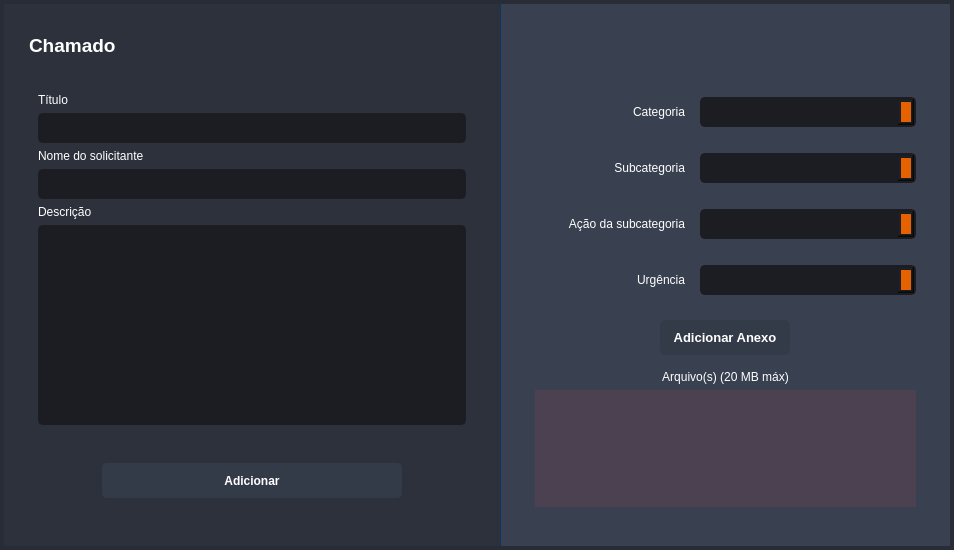
<?xml version="1.0" encoding="UTF-8"?>
<ui version="4.0">
 <class>Form</class>
 <widget class="QWidget" name="Form">
  <property name="geometry">
   <rect>
    <x>0</x>
    <y>0</y>
    <width>954</width>
    <height>550</height>
   </rect>
  </property>
  <property name="minimumSize">
   <size>
    <width>0</width>
    <height>550</height>
   </size>
  </property>
  <property name="windowTitle">
   <string>Form</string>
  </property>
  <property name="styleSheet">
   <string notr="true">background-color: rgb(39, 44, 54);</string>
  </property>
  <layout class="QHBoxLayout" name="horizontalLayout">
   <property name="leftMargin">
    <number>0</number>
   </property>
   <property name="topMargin">
    <number>0</number>
   </property>
   <property name="rightMargin">
    <number>0</number>
   </property>
   <property name="bottomMargin">
    <number>0</number>
   </property>
   <item>
    <widget class="QWidget" name="widget" native="true">
     <property name="minimumSize">
      <size>
       <width>0</width>
       <height>400</height>
      </size>
     </property>
     <property name="styleSheet">
      <string notr="true"/>
     </property>
     <layout class="QHBoxLayout" name="horizontalLayout_2">
      <property name="spacing">
       <number>0</number>
      </property>
      <property name="leftMargin">
       <number>4</number>
      </property>
      <property name="topMargin">
       <number>4</number>
      </property>
      <property name="rightMargin">
       <number>4</number>
      </property>
      <property name="bottomMargin">
       <number>4</number>
      </property>
      <item>
       <widget class="QFrame" name="frame_2">
        <property name="minimumSize">
         <size>
          <width>450</width>
          <height>0</height>
         </size>
        </property>
        <property name="styleSheet">
         <string notr="true">QFrame{
	border:none;
	border-radius: 0px;
background-color: rgb(44, 49, 60);

}

QLabel {
	color: black;
	border: none;
}</string>
        </property>
        <property name="frameShape">
         <enum>QFrame::StyledPanel</enum>
        </property>
        <property name="frameShadow">
         <enum>QFrame::Raised</enum>
        </property>
        <layout class="QVBoxLayout" name="verticalLayout">
         <property name="leftMargin">
          <number>25</number>
         </property>
         <property name="topMargin">
          <number>30</number>
         </property>
         <property name="rightMargin">
          <number>25</number>
         </property>
         <property name="bottomMargin">
          <number>30</number>
         </property>
         <item>
          <widget class="QLabel" name="label">
           <property name="maximumSize">
            <size>
             <width>16777215</width>
             <height>25</height>
            </size>
           </property>
           <property name="font">
            <font>
             <pointsize>14</pointsize>
             <weight>75</weight>
             <bold>true</bold>
            </font>
           </property>
           <property name="styleSheet">
            <string notr="true">color: white;
</string>
           </property>
           <property name="text">
            <string>Chamado</string>
           </property>
          </widget>
         </item>
         <item>
          <widget class="QFrame" name="frame_4">
           <property name="styleSheet">
            <string notr="true">QFrame{
	border-left: none;
	border-radius: 0px;
	border: none;
}

QLineEdit {
	padding-left: 10px;
}


QComboBox {
	border-radius: 3px;
	border: 1px solid rgb(222, 221, 218);
	color: black;
	padding-left: 10px;
}

QComboBox::down-arrow {
	background-color: rgb(230, 97, 0);
}

QDateEdit {
	border-radius: 3px;
	border: 1px solid rgb(222, 221, 218);
	color: black;
	padding-left: 10px;
}

QDateEdit::down-arrow {
	background-color: rgb(230, 97, 0);
}</string>
           </property>
           <property name="frameShape">
            <enum>QFrame::StyledPanel</enum>
           </property>
           <property name="frameShadow">
            <enum>QFrame::Raised</enum>
           </property>
           <layout class="QVBoxLayout" name="verticalLayout_2">
            <property name="topMargin">
             <number>30</number>
            </property>
            <item>
             <widget class="QLabel" name="label_4">
              <property name="minimumSize">
               <size>
                <width>150</width>
                <height>0</height>
               </size>
              </property>
              <property name="maximumSize">
               <size>
                <width>150</width>
                <height>25</height>
               </size>
              </property>
              <property name="styleSheet">
               <string notr="true">color: white;
</string>
              </property>
              <property name="text">
               <string>Título</string>
              </property>
              <property name="alignment">
               <set>Qt::AlignLeading|Qt::AlignLeft|Qt::AlignVCenter</set>
              </property>
             </widget>
            </item>
            <item>
             <widget class="QLineEdit" name="lb_titulo">
              <property name="minimumSize">
               <size>
                <width>0</width>
                <height>30</height>
               </size>
              </property>
              <property name="maximumSize">
               <size>
                <width>500</width>
                <height>40</height>
               </size>
              </property>
              <property name="styleSheet">
               <string notr="true">	background-color: rgb(27, 29, 35);
	border-radius: 5px;
	border: 2px solid rgb(27, 29, 35);
	padding-left: 10px;
color:white;</string>
              </property>
              <property name="text">
               <string/>
              </property>
             </widget>
            </item>
            <item>
             <widget class="QLabel" name="label_6">
              <property name="minimumSize">
               <size>
                <width>150</width>
                <height>0</height>
               </size>
              </property>
              <property name="maximumSize">
               <size>
                <width>150</width>
                <height>25</height>
               </size>
              </property>
              <property name="styleSheet">
               <string notr="true">color: white;
</string>
              </property>
              <property name="text">
               <string>Nome do solicitante</string>
              </property>
              <property name="alignment">
               <set>Qt::AlignLeading|Qt::AlignLeft|Qt::AlignVCenter</set>
              </property>
             </widget>
            </item>
            <item>
             <widget class="QLineEdit" name="lineEdit_nome">
              <property name="minimumSize">
               <size>
                <width>0</width>
                <height>30</height>
               </size>
              </property>
              <property name="maximumSize">
               <size>
                <width>500</width>
                <height>40</height>
               </size>
              </property>
              <property name="styleSheet">
               <string notr="true">	background-color: rgb(27, 29, 35);
	border-radius: 5px;
	border: 2px solid rgb(27, 29, 35);
	padding-left: 10px;
color:white;</string>
              </property>
              <property name="text">
               <string/>
              </property>
             </widget>
            </item>
            <item>
             <widget class="QLabel" name="label_5">
              <property name="minimumSize">
               <size>
                <width>150</width>
                <height>0</height>
               </size>
              </property>
              <property name="maximumSize">
               <size>
                <width>150</width>
                <height>25</height>
               </size>
              </property>
              <property name="styleSheet">
               <string notr="true">color: white;
</string>
              </property>
              <property name="text">
               <string>Descrição</string>
              </property>
              <property name="alignment">
               <set>Qt::AlignLeading|Qt::AlignLeft|Qt::AlignVCenter</set>
              </property>
             </widget>
            </item>
            <item>
             <widget class="QPlainTextEdit" name="txt_descricao">
              <property name="minimumSize">
               <size>
                <width>0</width>
                <height>200</height>
               </size>
              </property>
              <property name="maximumSize">
               <size>
                <width>16777215</width>
                <height>400</height>
               </size>
              </property>
              <property name="styleSheet">
               <string notr="true">	background-color: rgb(27, 29, 35);
	border-radius: 5px;
	border: 2px solid rgb(27, 29, 35);
	padding-left: 10px;
color:white;</string>
              </property>
             </widget>
            </item>
            <item>
             <spacer name="verticalSpacer">
              <property name="orientation">
               <enum>Qt::Vertical</enum>
              </property>
              <property name="sizeHint" stdset="0">
               <size>
                <width>20</width>
                <height>40</height>
               </size>
              </property>
             </spacer>
            </item>
            <item>
             <widget class="QFrame" name="frame">
              <property name="frameShape">
               <enum>QFrame::StyledPanel</enum>
              </property>
              <property name="frameShadow">
               <enum>QFrame::Raised</enum>
              </property>
              <layout class="QHBoxLayout" name="horizontalLayout_3">
               <item>
                <widget class="QPushButton" name="btn_adicionar">
                 <property name="minimumSize">
                  <size>
                   <width>0</width>
                   <height>35</height>
                  </size>
                 </property>
                 <property name="maximumSize">
                  <size>
                   <width>300</width>
                   <height>35</height>
                  </size>
                 </property>
                 <property name="font">
                  <font>
                   <weight>75</weight>
                   <bold>true</bold>
                  </font>
                 </property>
                 <property name="styleSheet">
                  <string notr="true">QPushButton {
	border: 2px solid rgb(52, 59, 72);
	border-radius: 5px;	
	background-color: rgb(52, 59, 72);
color: white;

}
QPushButton:hover {
	background-color: rgb(57, 65, 80);
	border: 2px solid rgb(61, 70, 86);
}
QPushButton:pressed {	
	background-color: rgb(35, 40, 49);
	border: 2px solid rgb(43, 50, 61);
}</string>
                 </property>
                 <property name="text">
                  <string>Adicionar</string>
                 </property>
                </widget>
               </item>
              </layout>
             </widget>
            </item>
           </layout>
          </widget>
         </item>
        </layout>
       </widget>
      </item>
      <item>
       <widget class="QFrame" name="frame_3">
        <property name="minimumSize">
         <size>
          <width>450</width>
          <height>1</height>
         </size>
        </property>
        <property name="maximumSize">
         <size>
          <width>450</width>
          <height>16777215</height>
         </size>
        </property>
        <property name="styleSheet">
         <string notr="true">QFrame{
	border:none;
	border-radius: 0px;
	
background-color: rgb(57, 65, 80);
border-left: 1px solid rgb(11, 54, 106)

}

QLabel {
	color: black;
	border: none;
}</string>
        </property>
        <property name="frameShape">
         <enum>QFrame::StyledPanel</enum>
        </property>
        <property name="frameShadow">
         <enum>QFrame::Raised</enum>
        </property>
        <layout class="QVBoxLayout" name="verticalLayout_3">
         <property name="leftMargin">
          <number>25</number>
         </property>
         <property name="topMargin">
          <number>30</number>
         </property>
         <property name="rightMargin">
          <number>25</number>
         </property>
         <property name="bottomMargin">
          <number>30</number>
         </property>
         <item>
          <widget class="QFrame" name="frame_5">
           <property name="styleSheet">
            <string notr="true">QFrame{
	border-left: none;
	border-radius: 0px;
	border: none;
}

QLineEdit {
	padding-left: 10px;
}

QComboBox {
	border-radius: 3px;
	border: 1px solid rgb(222, 221, 218);
	color: black;
	padding-left: 10px;
}

QComboBox::down-arrow {
	background-color: rgb(230, 97, 0);
}

QDateEdit {
	border-radius: 3px;
	border: 1px solid rgb(222, 221, 218);
	color: black;
	padding-left: 10px;
}

QDateEdit::down-arrow {
	background-color: rgb(230, 97, 0);
}</string>
           </property>
           <property name="frameShape">
            <enum>QFrame::StyledPanel</enum>
           </property>
           <property name="frameShadow">
            <enum>QFrame::Raised</enum>
           </property>
           <layout class="QVBoxLayout" name="verticalLayout_4">
            <property name="topMargin">
             <number>25</number>
            </property>
            <item>
             <widget class="QLabel" name="label_2">
              <property name="maximumSize">
               <size>
                <width>16777215</width>
                <height>25</height>
               </size>
              </property>
              <property name="font">
               <font>
                <pointsize>14</pointsize>
                <weight>75</weight>
                <bold>true</bold>
               </font>
              </property>
              <property name="text">
               <string/>
              </property>
             </widget>
            </item>
            <item>
             <widget class="QFrame" name="frame_12">
              <property name="minimumSize">
               <size>
                <width>0</width>
                <height>50</height>
               </size>
              </property>
              <property name="maximumSize">
               <size>
                <width>16777215</width>
                <height>50</height>
               </size>
              </property>
              <property name="styleSheet">
               <string notr="true">QFrame{
	border-left: none;
	border-radius: 0px;
}</string>
              </property>
              <property name="frameShape">
               <enum>QFrame::StyledPanel</enum>
              </property>
              <property name="frameShadow">
               <enum>QFrame::Raised</enum>
              </property>
              <layout class="QHBoxLayout" name="horizontalLayout_12">
               <property name="spacing">
                <number>15</number>
               </property>
               <property name="leftMargin">
                <number>0</number>
               </property>
               <property name="topMargin">
                <number>0</number>
               </property>
               <property name="rightMargin">
                <number>0</number>
               </property>
               <property name="bottomMargin">
                <number>0</number>
               </property>
               <item>
                <widget class="QLabel" name="label_11">
                 <property name="minimumSize">
                  <size>
                   <width>150</width>
                   <height>0</height>
                  </size>
                 </property>
                 <property name="maximumSize">
                  <size>
                   <width>150</width>
                   <height>25</height>
                  </size>
                 </property>
                 <property name="styleSheet">
                  <string notr="true">color: white;
</string>
                 </property>
                 <property name="text">
                  <string>Categoria</string>
                 </property>
                 <property name="alignment">
                  <set>Qt::AlignRight|Qt::AlignTrailing|Qt::AlignVCenter</set>
                 </property>
                </widget>
               </item>
               <item>
                <widget class="QComboBox" name="cb_categoria">
                 <property name="minimumSize">
                  <size>
                   <width>0</width>
                   <height>30</height>
                  </size>
                 </property>
                 <property name="maximumSize">
                  <size>
                   <width>16777215</width>
                   <height>30</height>
                  </size>
                 </property>
                 <property name="styleSheet">
                  <string notr="true">	background-color: rgb(27, 29, 35);
	border-radius: 5px;
	border: 2px solid rgb(27, 29, 35);
	padding-left: 10px;
color:white;</string>
                 </property>
                </widget>
               </item>
              </layout>
             </widget>
            </item>
            <item>
             <widget class="QFrame" name="frame_9">
              <property name="minimumSize">
               <size>
                <width>0</width>
                <height>50</height>
               </size>
              </property>
              <property name="maximumSize">
               <size>
                <width>16777215</width>
                <height>50</height>
               </size>
              </property>
              <property name="styleSheet">
               <string notr="true">QFrame{
	border-left: none;
	border-radius: 0px;
}</string>
              </property>
              <property name="frameShape">
               <enum>QFrame::StyledPanel</enum>
              </property>
              <property name="frameShadow">
               <enum>QFrame::Raised</enum>
              </property>
              <layout class="QHBoxLayout" name="horizontalLayout_8">
               <property name="spacing">
                <number>15</number>
               </property>
               <property name="leftMargin">
                <number>0</number>
               </property>
               <property name="topMargin">
                <number>0</number>
               </property>
               <property name="rightMargin">
                <number>0</number>
               </property>
               <property name="bottomMargin">
                <number>0</number>
               </property>
               <item>
                <widget class="QLabel" name="label_7">
                 <property name="minimumSize">
                  <size>
                   <width>150</width>
                   <height>0</height>
                  </size>
                 </property>
                 <property name="maximumSize">
                  <size>
                   <width>150</width>
                   <height>25</height>
                  </size>
                 </property>
                 <property name="styleSheet">
                  <string notr="true">color: white;
</string>
                 </property>
                 <property name="text">
                  <string>Subcategoria</string>
                 </property>
                 <property name="alignment">
                  <set>Qt::AlignRight|Qt::AlignTrailing|Qt::AlignVCenter</set>
                 </property>
                </widget>
               </item>
               <item>
                <widget class="QComboBox" name="cb_subcategoria">
                 <property name="minimumSize">
                  <size>
                   <width>0</width>
                   <height>30</height>
                  </size>
                 </property>
                 <property name="maximumSize">
                  <size>
                   <width>16777215</width>
                   <height>30</height>
                  </size>
                 </property>
                 <property name="styleSheet">
                  <string notr="true">	background-color: rgb(27, 29, 35);
	border-radius: 5px;
	border: 2px solid rgb(27, 29, 35);
	padding-left: 10px;
color:white;</string>
                 </property>
                </widget>
               </item>
              </layout>
             </widget>
            </item>
            <item>
             <widget class="QFrame" name="frame_11">
              <property name="minimumSize">
               <size>
                <width>0</width>
                <height>50</height>
               </size>
              </property>
              <property name="maximumSize">
               <size>
                <width>16777215</width>
                <height>50</height>
               </size>
              </property>
              <property name="styleSheet">
               <string notr="true">QFrame{
	border-left: none;
	border-radius: 0px;
}</string>
              </property>
              <property name="frameShape">
               <enum>QFrame::StyledPanel</enum>
              </property>
              <property name="frameShadow">
               <enum>QFrame::Raised</enum>
              </property>
              <layout class="QHBoxLayout" name="horizontalLayout_11">
               <property name="spacing">
                <number>15</number>
               </property>
               <property name="leftMargin">
                <number>0</number>
               </property>
               <property name="topMargin">
                <number>0</number>
               </property>
               <property name="rightMargin">
                <number>0</number>
               </property>
               <property name="bottomMargin">
                <number>0</number>
               </property>
               <item>
                <widget class="QLabel" name="label_10">
                 <property name="minimumSize">
                  <size>
                   <width>150</width>
                   <height>0</height>
                  </size>
                 </property>
                 <property name="maximumSize">
                  <size>
                   <width>150</width>
                   <height>25</height>
                  </size>
                 </property>
                 <property name="styleSheet">
                  <string notr="true">color: white;
</string>
                 </property>
                 <property name="text">
                  <string>Ação da subcategoria</string>
                 </property>
                 <property name="alignment">
                  <set>Qt::AlignRight|Qt::AlignTrailing|Qt::AlignVCenter</set>
                 </property>
                </widget>
               </item>
               <item>
                <widget class="QComboBox" name="cb_action_subcategoria">
                 <property name="minimumSize">
                  <size>
                   <width>0</width>
                   <height>30</height>
                  </size>
                 </property>
                 <property name="maximumSize">
                  <size>
                   <width>16777215</width>
                   <height>30</height>
                  </size>
                 </property>
                 <property name="styleSheet">
                  <string notr="true">	background-color: rgb(27, 29, 35);
	border-radius: 5px;
	border: 2px solid rgb(27, 29, 35);
	padding-left: 10px;
color:white;</string>
                 </property>
                </widget>
               </item>
              </layout>
             </widget>
            </item>
            <item>
             <widget class="QFrame" name="frame_10">
              <property name="minimumSize">
               <size>
                <width>0</width>
                <height>50</height>
               </size>
              </property>
              <property name="maximumSize">
               <size>
                <width>16777215</width>
                <height>50</height>
               </size>
              </property>
              <property name="styleSheet">
               <string notr="true">QFrame{
	border-left: none;
	border-radius: 0px;
}</string>
              </property>
              <property name="frameShape">
               <enum>QFrame::StyledPanel</enum>
              </property>
              <property name="frameShadow">
               <enum>QFrame::Raised</enum>
              </property>
              <layout class="QHBoxLayout" name="horizontalLayout_9">
               <property name="spacing">
                <number>15</number>
               </property>
               <property name="leftMargin">
                <number>0</number>
               </property>
               <property name="topMargin">
                <number>0</number>
               </property>
               <property name="rightMargin">
                <number>0</number>
               </property>
               <property name="bottomMargin">
                <number>0</number>
               </property>
               <item>
                <widget class="QLabel" name="label_8">
                 <property name="minimumSize">
                  <size>
                   <width>150</width>
                   <height>0</height>
                  </size>
                 </property>
                 <property name="maximumSize">
                  <size>
                   <width>150</width>
                   <height>25</height>
                  </size>
                 </property>
                 <property name="styleSheet">
                  <string notr="true">color: white;
</string>
                 </property>
                 <property name="text">
                  <string>Urgência</string>
                 </property>
                 <property name="alignment">
                  <set>Qt::AlignRight|Qt::AlignTrailing|Qt::AlignVCenter</set>
                 </property>
                </widget>
               </item>
               <item>
                <widget class="QComboBox" name="cb_urgencia">
                 <property name="minimumSize">
                  <size>
                   <width>0</width>
                   <height>30</height>
                  </size>
                 </property>
                 <property name="maximumSize">
                  <size>
                   <width>16777215</width>
                   <height>30</height>
                  </size>
                 </property>
                 <property name="styleSheet">
                  <string notr="true">	background-color: rgb(27, 29, 35);
	border-radius: 5px;
	border: 2px solid rgb(27, 29, 35);
	padding-left: 10px;
color:white;</string>
                 </property>
                </widget>
               </item>
              </layout>
             </widget>
            </item>
            <item>
             <widget class="QFrame" name="frame_6">
              <property name="frameShape">
               <enum>QFrame::StyledPanel</enum>
              </property>
              <property name="frameShadow">
               <enum>QFrame::Raised</enum>
              </property>
              <layout class="QHBoxLayout" name="horizontalLayout_4">
               <item>
                <widget class="QPushButton" name="btn_anexo">
                 <property name="minimumSize">
                  <size>
                   <width>130</width>
                   <height>35</height>
                  </size>
                 </property>
                 <property name="maximumSize">
                  <size>
                   <width>130</width>
                   <height>35</height>
                  </size>
                 </property>
                 <property name="font">
                  <font>
                   <pointsize>10</pointsize>
                   <weight>75</weight>
                   <bold>true</bold>
                  </font>
                 </property>
                 <property name="styleSheet">
                  <string notr="true">QPushButton {
	border: 2px solid rgb(52, 59, 72);
	border-radius: 5px;	
	background-color: rgb(52, 59, 72);
color: white;

}
QPushButton:hover {
	background-color: rgb(57, 65, 80);
	border: 2px solid rgb(61, 70, 86);
}
QPushButton:pressed {	
	background-color: rgb(35, 40, 49);
	border: 2px solid rgb(43, 50, 61);
}</string>
                 </property>
                 <property name="text">
                  <string>Adicionar Anexo</string>
                 </property>
                </widget>
               </item>
              </layout>
             </widget>
            </item>
            <item>
             <widget class="QLabel" name="label_3">
              <property name="font">
               <font>
                <weight>50</weight>
                <bold>false</bold>
               </font>
              </property>
              <property name="styleSheet">
               <string notr="true">color: white;
</string>
              </property>
              <property name="text">
               <string>Arquivo(s) (20 MB máx)</string>
              </property>
              <property name="alignment">
               <set>Qt::AlignCenter</set>
              </property>
             </widget>
            </item>
            <item>
             <widget class="QScrollArea" name="scrollArea">
              <property name="minimumSize">
               <size>
                <width>100</width>
                <height>0</height>
               </size>
              </property>
              <property name="styleSheet">
               <string notr="true">border: none;

background-color: rgb(75, 65, 80);</string>
              </property>
              <property name="widgetResizable">
               <bool>true</bool>
              </property>
              <widget class="QWidget" name="scrollAreaWidgetContents">
               <property name="geometry">
                <rect>
                 <x>0</x>
                 <y>0</y>
                 <width>381</width>
                 <height>117</height>
                </rect>
               </property>
               <layout class="QVBoxLayout" name="verticalLayout_5">
                <property name="spacing">
                 <number>0</number>
                </property>
                <property name="leftMargin">
                 <number>0</number>
                </property>
                <property name="topMargin">
                 <number>0</number>
                </property>
                <property name="rightMargin">
                 <number>0</number>
                </property>
                <property name="bottomMargin">
                 <number>0</number>
                </property>
               </layout>
              </widget>
             </widget>
            </item>
           </layout>
          </widget>
         </item>
        </layout>
       </widget>
      </item>
     </layout>
    </widget>
   </item>
  </layout>
 </widget>
 <resources/>
 <connections/>
</ui>
